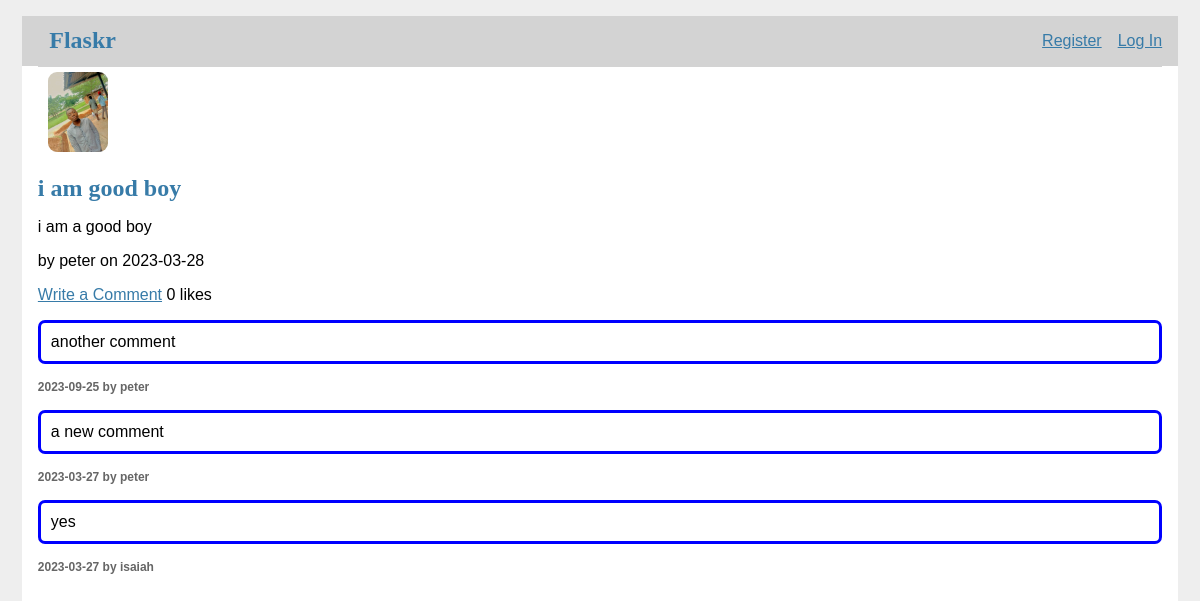
The app's page /6/detail with its own data.
### tables this page shows
CREATE TABLE post (
  id INTEGER PRIMARY KEY AUTOINCREMENT,
  author_id INTEGER NOT NULL,
  created TIMESTAMP NOT NULL DEFAULT CURRENT_TIMESTAMP,
  title TEXT NOT NULL,
  body TEXT NOT NULL,
  image varchar(100) not null,
  like INTEGER NULL DEFAULT (0),
  FOREIGN KEY (like) REFERENCES user (id) on delete cascade
  FOREIGN KEY (author_id) REFERENCES user (id)
);

CREATE TABLE user (
  id INTEGER PRIMARY KEY AUTOINCREMENT,
  username TEXT UNIQUE NOT NULL,
  password TEXT NOT NULL
);

CREATE TABLE comment (
id integer PRIMARY KEY AUTOINCREMENT,
created TIMESTAMP NOT NULL DEFAULT CURRENT_TIMESTAMP,
author_id integer NOT NULL,
active boolean NOT NULL DEFAULT TRUE,
body text NOT NULL,
FOREIGN KEY (author_id) references post(id) on delete cascade
FOREIGN KEY (author_id) references user(id)
);

### flaskr/blog.py (the view)
@bp.route("/<int:id>/detail")
def detail(id):
    db = get_db()
    comments = db.execute(
        'select p.id, body, created, author_id, username'
        ' from comment p join user u on p.author_id = u.id'
        ' order by created desc'
    ).fetchall()
    post = get_post(id, check_author=False)
    if post is None:
        abort(404, f"Post id {id} doesn't exist.")
    return render_template('blog/detail.html', post=post, comments=comments)

### flaskr/auth.py (called while the page is built)
@bp.before_app_request
def load_logged_in_user():
    user_id = session.get("user_id")
    if user_id is None:
        g.user = None
    else:
        g.user = (
            get_db().execute("SELECT * FROM user WHERE id = ?", (user_id,)).fetchone()
        )

### flaskr/blog.py (called while the page is built)
def get_post(id, check_author=True):
    post = (
        get_db()
        .execute(
            "SELECT p.id,p.like, title, body,image, created, author_id, username"
            " FROM post p JOIN user u ON p.author_id = u.id"
            " WHERE p.id = ?",
            (id,),
        )
        .fetchone()
    )
    if post is None:
        abort(404, f"Post id {id} doesn't exist.")
    if check_author and post["author_id"] != g.user["id"]:
        abort(403)
    return post

### flaskr/db.py (called while the page is built)
def get_db():
    if "db" not in g:
        g.db = sqlite3.connect(
            current_app.config["DATABASE"], detect_types=sqlite3.PARSE_DECLTYPES
        )
        g.db.row_factory = sqlite3.Row
    return g.db

### flaskr/templates/blog/detail.html
{% extends 'base.html' %}
{% block content %}
    <img src="{{ url_for('blog.uploaded_file', filename=post['image']) }}">
    <h1>{{ post['title'] }}</h1>
    <p class="body">{{ post['body'] }}</p>
    <span>by {{post['username']}} on {{post['created'].strftime('%Y-%m-%d')}}</span>
    <p><a class="action" href="{{ url_for('blog.comment', id=post['id']) }}">Write a Comment</a> {{post['like']}} likes</p>
    {% for comment in comments %}
        <p id="comment">{{ comment['body'] }}</p>
        <p id="comment_info">{{ comment['created'].strftime('%Y-%m-%d') }} by {{ comment['username'] }}</p>
        {% endfor %}
{% endblock %}

### flaskr/static/style.css (style rules this page uses)
img { margin: 5px 10px 3px 10px; width: 60px; border-radius: 9px; }
p#comment { border-style: solid ; border-color: blue; border-radius: 7px; padding: 10px; }
p#comment_info { font-weight:bold; font-size: 12px; color: #666; }
h1, h2, h3, h4, h5, h6 { font-family: serif; color: #377ba8; margin: 1rem 0; }
a { color: #377ba8; }
p { text-align: justify; }

### records on screen
post: image (picture), title "i am good boy", body "i am a good boy", created "2023-03-28", like "0"
user: username "peter"
comment: body "another comment", created "2023-09-25", username "peter"
comment: body "a new comment", created "2023-03-27", username "peter"
comment: body "yes", created "2023-03-27", username "isaiah"
